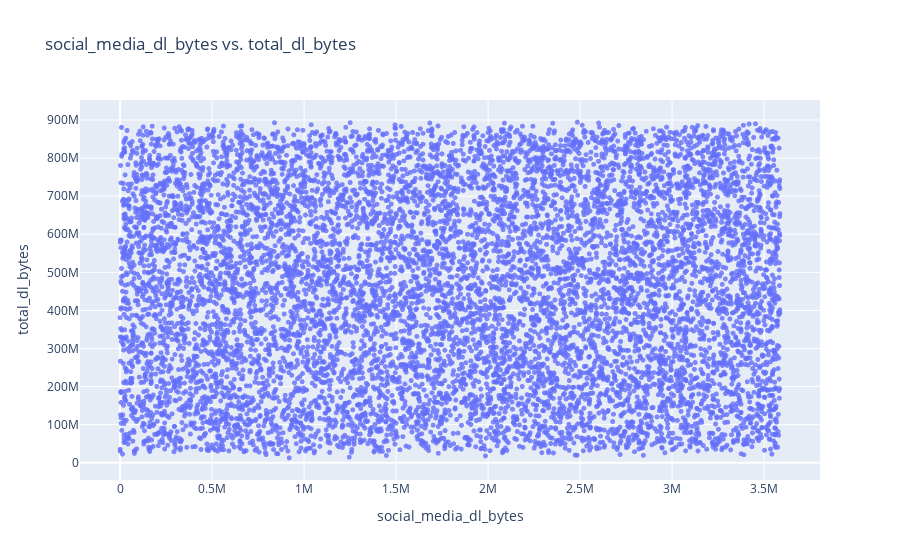

The notebook cell this image was saved under:
### Code cell
plotly_scatter(df.sample(10000), 'social_media_dl_bytes', 'total_dl_bytes', marker_size=5)

### Figure 1 — Plotly figure (JSON) as saved in the notebook; plotly's stock layout.template omitted (floating-point values rounded to 4 significant figures; data arrays with more than 128 entries replaced by an {"elided": "..."} marker saying what was removed)
{"data": [{"hovertemplate": "social_media_dl_bytes=%{x}<br>total_dl_bytes=%{y}<extra></extra>", "legendgroup": "", "marker": {"color": "#636efa", "opacity": 0.8, "size": 5, "symbol": "circle"}, "mode": "markers", "name": "", "showlegend": false, "type": "scattergl", "x": {"elided": "10000 int values"}, "xaxis": "x", "y": {"elided": "10000 int values"}, "yaxis": "y"}], "layout": {"legend": {"tracegroupgap": 0}, "title": {"text": "social_media_dl_bytes vs. total_dl_bytes"}, "xaxis": {"anchor": "y", "domain": [0, 1], "title": {"text": "social_media_dl_bytes"}}, "yaxis": {"anchor": "x", "domain": [0, 1], "title": {"text": "total_dl_bytes"}}}}
